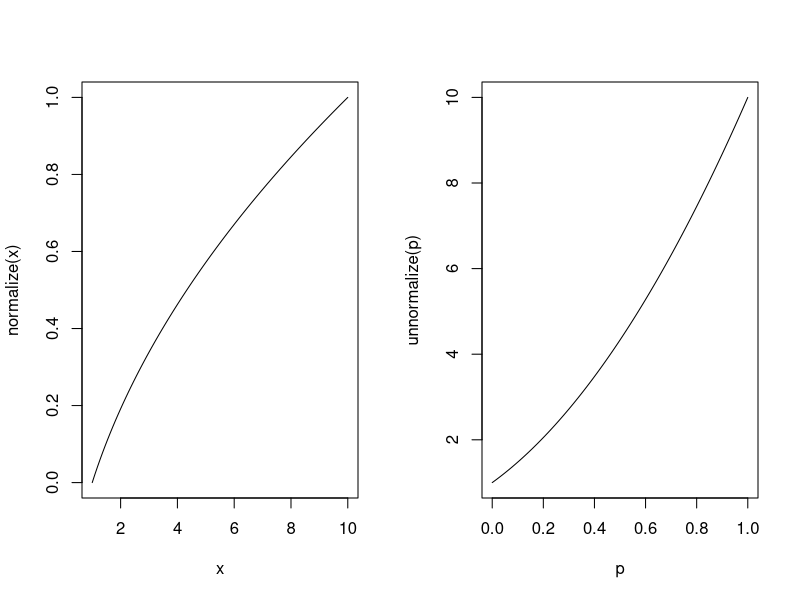

Here is the R script that generated this plot:
## ---- chunk 1

expanse <- list(min = 1, max = 10)

expanse$range <- function() with(expanse, max - min)
expanse$normalize <- function(x) with(expanse, (x - min) / range())
expanse$unnormalize <- function(p) with(expanse, min + p * range())

expanse$normalize(5)
expanse$unnormalize(0.5)
## ---- chunk 2
with(expanse, unnormalize(normalize(5)))
with(expanse, normalize(unnormalize(normalize(unnormalize(0.5)))))
## ---- chunk 3
with(expanse, c(normalize(5), normalize(3) + normalize(2)))
## ---- chunk 4
with(expanse, c(normalize(2 * 5), 2 * normalize(5)))
## ---- chunk 5
with(expanse, c(normalize(5), normalize(3) + normalize(3)))
## ---- chunk 6
with(expanse, c(normalize(5), 2 * normalize(3)))
## ---- chunk 7
expanse$trans <- sqrt
expanse$inv <- function(x) x^2

# Need to redefine normalize and unnormalize
expanse$trans_range <- function() with(expanse, trans(max) - trans(min))
expanse$normalize <- function(x) {
  with(expanse, (trans(x) - trans(min)) / trans_range())
}
expanse$unnormalize <- function(p) {
  with(expanse, inv(trans(min) + p * trans_range()))
}

# Normalizing limits still returns c(0, 1)
c(expanse$normalize(1), expanse$normalize(10))

# Notice that these return different values from before though
expanse$normalize(5)
expanse$unnormalize(0.5)

x <- seq(1, 10, length = 100)
p <- seq(0, 1, length = 100)

# The graphs are no longer linear
par(mfrow = c(1, 2))
plot(x, expanse$normalize(x), type = "l", ylab = "normalize(x)")
plot(p, expanse$unnormalize(p), type = "l", ylab = "unnormalize(p)")

